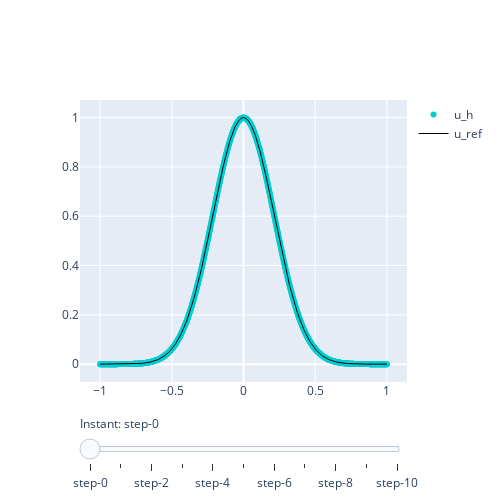

Notebook code cell kept with this figure:
### Markdown cell above
### Exercise
{exercise}
Recompute the solution of sections 2.2 and 2.3 with $m=100$ and time-step $k=2h^2/6$ to illustrate numerical instability.

### Code cell
# Setup (problem):
u0 = lambda x: (1-x**2)*np.exp(-10*x**2) # initial condition

# Setup (discretization):
m = 100
h = 2/(m + 1)
k = 2*h**2/6
T = 1000*k
xx = np.linspace(-1, 1, m + 2) # computation grid
xeval = np.linspace(-1, 1, 1000) # evaluation grid

# Solve the heat equation:
all_t, all_U = heat_AB1(k, h, T, m, u0)

# Evaluate the FEM approximation over the evaluation grid:
start = time.time()
def eval_fem(all_U: list, xeval: np.ndarray)-> list:
    n = all_U[0].shape[0]
    J=np.arange(1, n + 1)
    all_Ueval = []
    for U in all_U:
        I, S = np.meshgrid(J, xeval)
        Ueval = Phi(I, S) @ U
        all_Ueval.append(Ueval)    
    return all_Ueval
all_Ueval = eval_fem(all_U, xeval)
end = time.time()
print(f'Time   (eval): {end-start:.5f}s')

# Compute reference solution:
start = time.time() 
all_Uex = [heat_eq_exact(xeval, t, u0) for t in all_t]
end = time.time()
print(f'Time    (ref): {end-start:.5f}s')

# Plot the fem approximate solution with the reference solution:
plot_series(xeval, all_t, all_Ueval, "u_h", all_Uex, "u_ref", "Heat equation (forward Euler)")

### Figure 1 — Plotly figure (JSON) as saved in the notebook; plotly's stock layout.template omitted (floating-point values rounded to 4 significant figures; data arrays with more than 128 entries replaced by an {"elided": "..."} marker saying what was removed)
{"data": [{"line": {"color": "#00CED1", "width": 6}, "mode": "markers", "name": "u_h", "type": "scatter", "visible": true, "x": {"elided": "1000 float values"}, "y": {"elided": "1000 float values"}}, {"line": {"color": "#00CED1", "width": 6}, "mode": "markers", "name": "u_h", "type": "scatter", "visible": false, "x": {"elided": "1000 float values"}, "y": {"elided": "1000 float values"}}, {"line": {"color": "#00CED1", "width": 6}, "mode": "markers", "name": "u_h", "type": "scatter", "visible": false, "x": {"elided": "1000 float values"}, "y": {"elided": "1000 float values"}}, {"line": {"color": "#00CED1", "width": 6}, "mode": "markers", "name": "u_h", "type": "scatter", "visible": false, "x": {"elided": "1000 float values"}, "y": {"elided": "1000 float values"}}, {"line": {"color": "#00CED1", "width": 6}, "mode": "markers", "name": "u_h", "type": "scatter", "visible": false, "x": {"elided": "1000 float values"}, "y": {"elided": "1000 float values"}}, {"line": {"color": "#00CED1", "width": 6}, "mode": "markers", "name": "u_h", "type": "scatter", "visible": false, "x": {"elided": "1000 float values"}, "y": {"elided": "1000 float values"}}, {"line": {"color": "#00CED1", "width": 6}, "mode": "markers", "name": "u_h", "type": "scatter", "visible": false, "x": {"elided": "1000 float values"}, "y": {"elided": "1000 float values"}}, {"line": {"color": "#00CED1", "width": 6}, "mode": "markers", "name": "u_h", "type": "scatter", "visible": false, "x": {"elided": "1000 float values"}, "y": {"elided": "1000 float values"}}, {"line": {"color": "#00CED1", "width": 6}, "mode": "markers", "name": "u_h", "type": "scatter", "visible": false, "x": {"elided": "1000 float values"}, "y": {"elided": "1000 float values"}}, {"line": {"color": "#00CED1", "width": 6}, "mode": "markers", "name": "u_h", "type": "scatter", "visible": false, "x": {"elided": "1000 float values"}, "y": {"elided": "1000 float values"}}, {"line": {"color": "#00CED1", "width": 6}, "mode": "markers", "name": "u_h", "type": "scatter", "visible": false, "x": {"elided": "1000 float values"}, "y": {"elided": "1000 float values"}}, {"line": {"color": "black", "width": 1}, "name": "u_ref", "type": "scatter", "visible": true, "x": {"elided": "1000 float values"}, "y": {"elided": "1000 float values"}}, {"line": {"color": "black", "width": 1}, "name": "u_ref", "type": "scatter", "visible": false, "x": {"elided": "1000 float values"}, "y": {"elided": "1000 float values"}}, {"line": {"color": "black", "width": 1}, "name": "u_ref", "type": "scatter", "visible": false, "x": {"elided": "1000 float values"}, "y": {"elided": "1000 float values"}}, {"line": {"color": "black", "width": 1}, "name": "u_ref", "type": "scatter", "visible": false, "x": {"elided": "1000 float values"}, "y": {"elided": "1000 float values"}}, {"line": {"color": "black", "width": 1}, "name": "u_ref", "type": "scatter", "visible": false, "x": {"elided": "1000 float values"}, "y": {"elided": "1000 float values"}}, {"line": {"color": "black", "width": 1}, "name": "u_ref", "type": "scatter", "visible": false, "x": {"elided": "1000 float values"}, "y": {"elided": "1000 float values"}}, {"line": {"color": "black", "width": 1}, "name": "u_ref", "type": "scatter", "visible": false, "x": {"elided": "1000 float values"}, "y": {"elided": "1000 float values"}}, {"line": {"color": "black", "width": 1}, "name": "u_ref", "type": "scatter", "visible": false, "x": {"elided": "1000 float values"}, "y": {"elided": "1000 float values"}}, {"line": {"color": "black", "width": 1}, "name": "u_ref", "type": "scatter", "visible": false, "x": {"elided": "1000 float values"}, "y": {"elided": "1000 float values"}}, {"line": {"color": "black", "width": 1}, "name": "u_ref", "type": "scatter", "visible": false, "x": {"elided": "1000 float values"}, "y": {"elided": "1000 float values"}}, {"line": {"color": "black", "width": 1}, "name": "u_ref", "type": "scatter", "visible": false, "x": {"elided": "1000 float values"}, "y": {"elided": "1000 float values"}}], "layout": {"autosize": false, "height": 500, "sliders": [{"active": 0, "currentvalue": {"prefix": "Instant: "}, "pad": {"t": 30}, "steps": [{"args": [{"visible": [true, false, false, false, false, false, false, false, false, false, false, true, false, false, false, false, false, false, false, false, false, false]}, {"title": "Heat equation (forward Euler) t=0"}], "method": "update"}, {"args": [{"visible": [false, true, false, false, false, false, false, false, false, false, false, false, true, false, false, false, false, false, false, false, false, false]}, {"title": "Heat equation (forward Euler) t=0.013070613992092294"}], "method": "update"}, {"args": [{"visible": [false, false, true, false, false, false, false, false, false, false, false, false, false, true, false, false, false, false, false, false, false, false]}, {"title": "Heat equation (forward Euler) t=0.026141227984184626"}], "method": "update"}, {"args": [{"visible": [false, false, false, true, false, false, false, false, false, false, false, false, false, false, true, false, false, false, false, false, false, false]}, {"title": "Heat equation (forward Euler) t=0.03921184197627696"}], "method": "update"}, {"args": [{"visible": [false, false, false, false, true, false, false, false, false, false, false, false, false, false, false, true, false, false, false, false, false, false]}, {"title": "Heat equation (forward Euler) t=0.05228245596836929"}], "method": "update"}, {"args": [{"visible": [false, false, false, false, false, true, false, false, false, false, false, false, false, false, false, false, true, false, false, false, false, false]}, {"title": "Heat equation (forward Euler) t=0.06535306996046147"}], "method": "update"}, {"args": [{"visible": [false, false, false, false, false, false, true, false, false, false, false, false, false, false, false, false, false, true, false, false, false, false]}, {"title": "Heat equation (forward Euler) t=0.07842368395255311"}], "method": "update"}, {"args": [{"visible": [false, false, false, false, false, false, false, true, false, false, false, false, false, false, false, false, false, false, true, false, false, false]}, {"title": "Heat equation (forward Euler) t=0.09149429794464475"}], "method": "update"}, {"args": [{"visible": [false, false, false, false, false, false, false, false, true, false, false, false, false, false, false, false, false, false, false, true, false, false]}, {"title": "Heat equation (forward Euler) t=0.1045649119367364"}], "method": "update"}, {"args": [{"visible": [false, false, false, false, false, false, false, false, false, true, false, false, false, false, false, false, false, false, false, false, true, false]}, {"title": "Heat equation (forward Euler) t=0.11763552592882803"}], "method": "update"}, {"args": [{"visible": [false, false, false, false, false, false, false, false, false, false, true, false, false, false, false, false, false, false, false, false, false, true]}, {"title": "Heat equation (forward Euler) t=0.13070613992091967"}], "method": "update"}]}], "width": 500, "yaxis": {"range": [null, null]}}}
